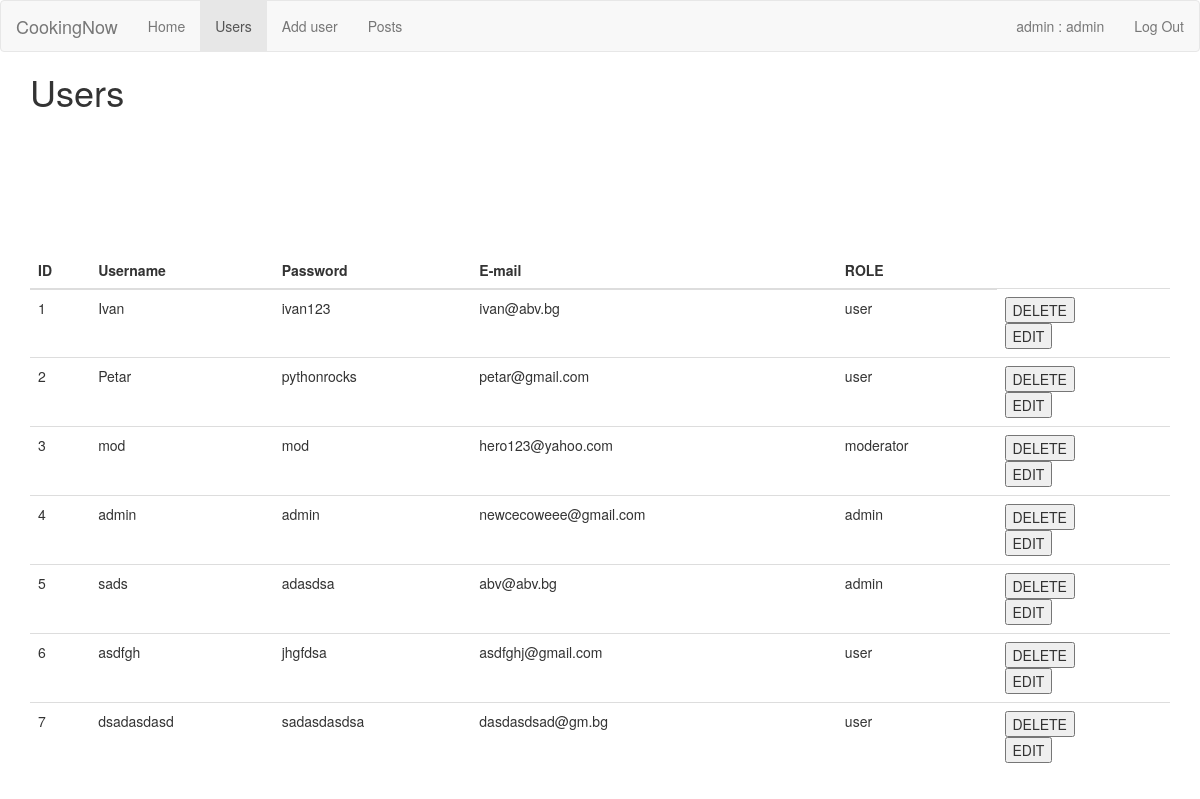
/users (signed in), run on the app's committed database.
### tables this page shows
CREATE TABLE user (
  id INTEGER PRIMARY KEY AUTOINCREMENT,
  username TEXT UNIQUE NOT NULL,
  password TEXT NOT NULL,
  email TEXT NOT NULL,
  role TEXT NOT NULL DEFAULT 'user'
);

### server.py (the view)
@app.route('/users')
def users():
    error = None
    g.active_url = '/users'
    role = session.get('user').get('role')
    if role != 'admin':
        error = 'You do not have permission to perform this action!'
    if error != None:
        flash(error)
        return redirect('/')
    db = get_db()
    users = get_all_users()
    print_users(users)
    return render_template('user/users.html', users=users)

### server.py (called while the page is built)
def get_db():
    if 'db' not in g:
        g.db = sqlite3.connect(DATABASE, detect_types=sqlite3.PARSE_DECLTYPES)
        g.db.row_factory = sqlite3.Row
    return g.db

def get_all_users():
    users = g.db.execute('SELECT * FROM user').fetchall()
    return users

def print_users(user_list):
    for user in user_list:
        print_user(user)

def print_user(user):
    print('username: ', user['username'], ', password: ', user['password'], ', e-mail: ', user['email'], ', role: ',
          user['role'])

### templates/user/users.html (shortened to what this page needs)
{% extends 'base.html' %}
{% block content %}
<h1>{% block title %}Users{% endblock %}</h1>
<table class="table table-sm table-dark">
    <thead>
    <tr>
        <th>ID</th>
        <th>Username</th>
        <th>Password</th>
        <th>E-mail</th>
        <th>ROLE</th>
    </tr>
    </thead>
    <tbody>
    {% for user in users %}
    <section>
        <div class="details">
            <div class="container">
                <tr>
                    <td class="table-primary">{{user['id']}}</td>
                    <td>{{user['username']}}</td>
                    <td>{{user['password']}}</td>
                    <td>{{user['email']}}</td>
                    <td>{{user['role']}}</td>
                    <td>
                        <form action="{{ url_for('delete_user', id=user['id']) }}" method="POST">
                            <input type="submit" value="DELETE"/>
                        </form>
                        <form action="{{ url_for('edit_user', id=user['id']) }}" method="GET">
                            <input type="submit" value="EDIT">
                        </form>
                    </td>
                </tr>
            </div>
        </div>
    </section>
    {% endfor %}
    </tbody>
</table>
{% endblock %}

### templates/base.html (shortened to what this page needs)
<!doctype html>
<html>
<head>
    <link rel="stylesheet" href="/static/css/bootstrap.min.css"/>
    <link rel="stylesheet" href="/static/css/custom.css"/>
</head>
<body>
<header>
    <nav class="navbar navbar-default">
        <div class="container-fluid">
            <div class="navbar-header">
                <a class="navbar-brand" href="/">CookingNow</a>
            </div>
            <ul class="nav navbar-nav">
                <li {%if g.active_url=='/' %} class="active" {% endif %}><a href="/">Home</a></li>
                <li {% if g.active_url=='/users' %} class="active" {% endif %}><a href="/users">Users</a></li>
                <li {% if g.active_url=='/users/add' %} class="active" {% endif %}><a href="/users/add">Add user</a>
                </li>
                <li {%if g.active_url=='/posts' %} class="active" {% endif %}><a href="/posts">Posts</a></li>
            </ul>
            <ul class="nav navbar-nav navbar-right">
                {% if session.get('user') %}
                <li><a class="logged-user" href="#">{{ session.get('user')['username'] + ' : ' +
                    session.get('user')['role'] }}</a></li>
                <li><a href="{{ url_for('logout') }}">Log Out</a></li>
                {% else %}
                <li><a href="{{ url_for('register') }}">Register</a></li>
                <li><a href="{{ url_for('login') }}">Log In</a></li>
                {% endif %}
            </ul>
        </div>
    </nav>
</header>
<section class="container">
    {% block content %}
    {% endblock %}
</section>
</body>
</html>

### static/css/custom.css (style rules this page uses)
nav.navbar { margin-bottom:0; }

### data on the page
user: id "1", username "Ivan", password "ivan123", email "ivan@abv.bg", role "user"
user: id "2", username "Petar", password "pythonrocks", email "petar@gmail.com", role "user"
user: id "3", username "mod", password "mod", email "hero123@yahoo.com", role "moderator"
user: id "4", username "admin", password "admin", email "newcecoweee@gmail.com", role "admin"
user: id "5", username "sads", password "adasdsa", email "abv@abv.bg", role "admin"
user: id "6", username "asdfgh", password "jhgfdsa", email "asdfghj@gmail.com", role "user"
user: id "7", username "dsadasdasd", password "sadasdasdsa", email "dasdasdsad@gm.bg", role "user"
